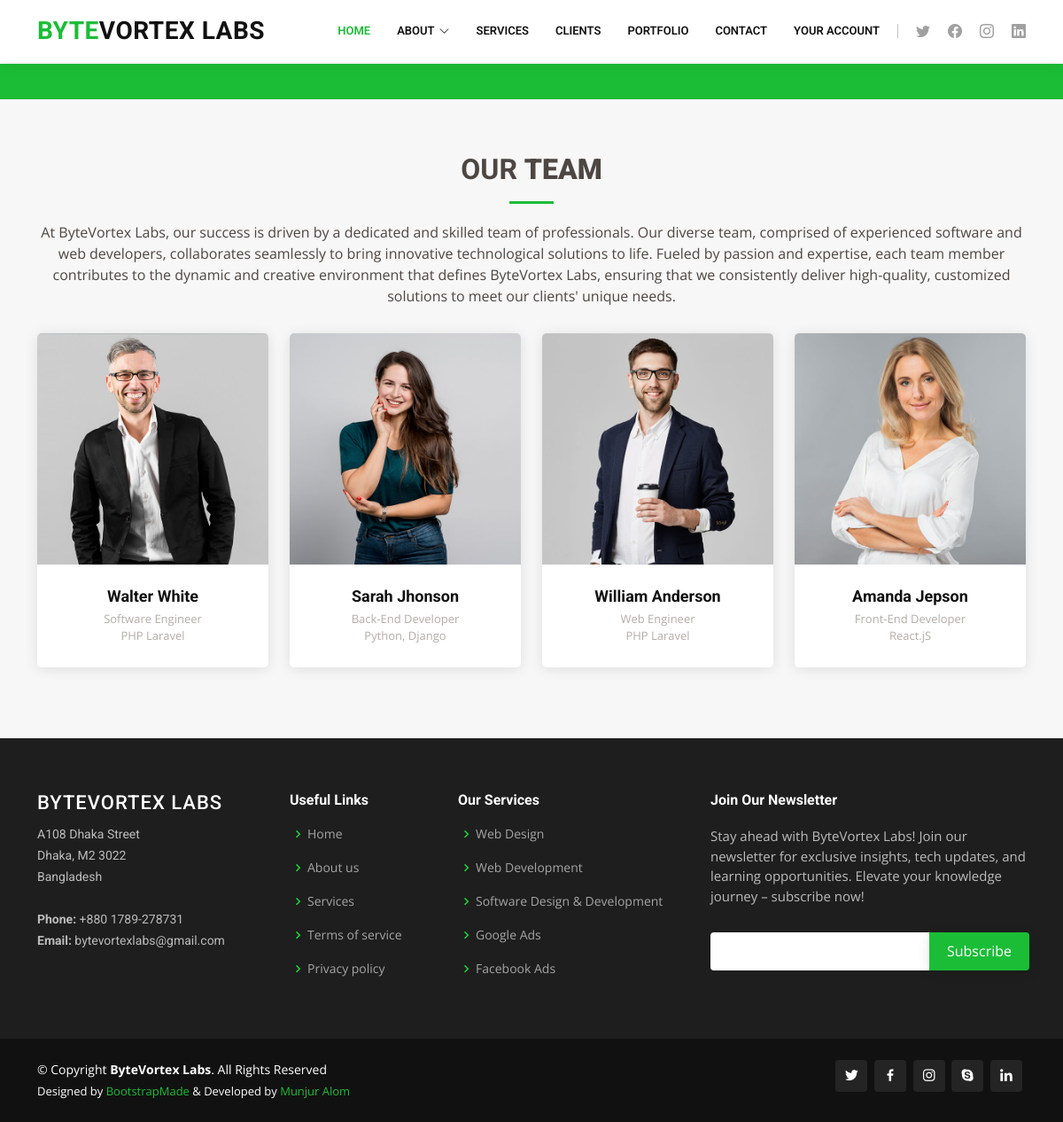
/our-team/, run on the app's committed database.
### index/models.py (models this page shows, shortened)
class Ourteam(models.Model):
    name = models.CharField(max_length=50, blank=False)
    role_as_a =models.CharField(max_length=200, blank=False)
    expertise = models.CharField(max_length= 200, blank=False)
    twitter_link = models.URLField()
    fb_link = models.URLField()
    insta_link = models.URLField()
    linkedin_link = models.URLField()
    image = models.ImageField(upload_to='ourteam/', blank=False)

### index/views.py (the view)
# urls.py: path('our-team/', views.ourteam, name='team'),
def ourteam (request):
    team_data = Ourteam.objects.all()
    data = {
        'team_data': team_data
    }
    return render(request, 'team.html',context=data)

### templates/team.html (shortened to what this page needs)
{% extends "layouts.html" %}
{% block content%}
{% load static %}
<section id="breadcrumbs" class="breadcrumbs">
    <div class="container">
      <div class="d-flex justify-content-between align-items-center">
      </div>
    </div>
  </section>
<section id="team" class="team section-bg">
  <div class="container">
    <div class="section-title" data-aos="fade-up">
      <h2>Our <strong>Team</strong></h2>
      <p>At ByteVortex Labs, our success is driven by a dedicated and skilled team of professionals. Our diverse team, comprised of experienced software and web developers, collaborates seamlessly to bring innovative technological solutions to life. Fueled by passion and expertise, each team member contributes to the dynamic and creative environment that defines ByteVortex Labs, ensuring that we consistently deliver high-quality, customized solutions to meet our clients' unique needs.</p>
    </div>
    <div class="row">
      {% for team_data in team_data %}
      <div class="col-lg-3 col-md-6 d-flex align-items-stretch">
        <div class="member" data-aos="fade-up">
          <div class="member-img">
            <img src="{{team_data.image.url}}" class="img-fluid" alt="">
          </div>
          <div class="member-info">
            <h4>{{team_data.name}}</h4>
            <span>{{team_data.role_as_a}}</span>
            <span>{{team_data.expertise}}</span>
          </div>
        </div>
      </div>
      {% endfor %}
    </div>
  </div>
</section>
{% endblock %}

### static/css/style.css (style rules this page uses)
body { font-family: "Open Sans", sans-serif; color: #4d4643; }
h1, h2, h3, h4, h5, h6 { font-family: "Roboto", sans-serif; }
section { padding: 60px 0; overflow: hidden; }
.section-bg { background-color: #f7f7f7; }
.section-title { text-align: center; padding-bottom: 30px; }
.section-title h2 { font-size: 32px; font-weight: bold; text-transform: uppercase; margin-bottom: 20px; padding-bottom: 20px; position: relative; }
.section-title h2::after { content: ""; position: absolute; display: block; width: 50px; height: 3px; background: #1bbd36; bottom: 0; left: calc(50% - 25px); }
.section-title p { margin-bottom: 0; }
.breadcrumbs { padding: 15px 0; background: #1bbd36; min-height: 40px; margin-top: 72px; }
.team .member { margin-bottom: 20px; overflow: hidden; text-align: center; border-radius: 5px; background: #fff; box-shadow: 0px 2px 15px rgba(0, 0, 0, 0.1); }
.team .member .member-img { position: relative; overflow: hidden; }
.team .member .member-info { padding: 25px 15px; }
.team .member .member-info h4 { font-weight: 700; margin-bottom: 5px; font-size: 18px; color: #111; }
.team .member .member-info span { display: block; font-size: 13px; font-weight: 400; color: #b4aca8; }

### data on the page
Ourteam: image (picture), name "Walter White", role_as_a "Software Engineer", expertise "PHP Laravel"
Ourteam: image (picture), name "Sarah Jhonson", role_as_a "Back-End Developer", expertise "Python, Django"
Ourteam: image (picture), name "William Anderson", role_as_a "Web Engineer", expertise "PHP Laravel"
Ourteam: image (picture), name "Amanda Jepson", role_as_a "Front-End Developer", expertise "React.jS"
